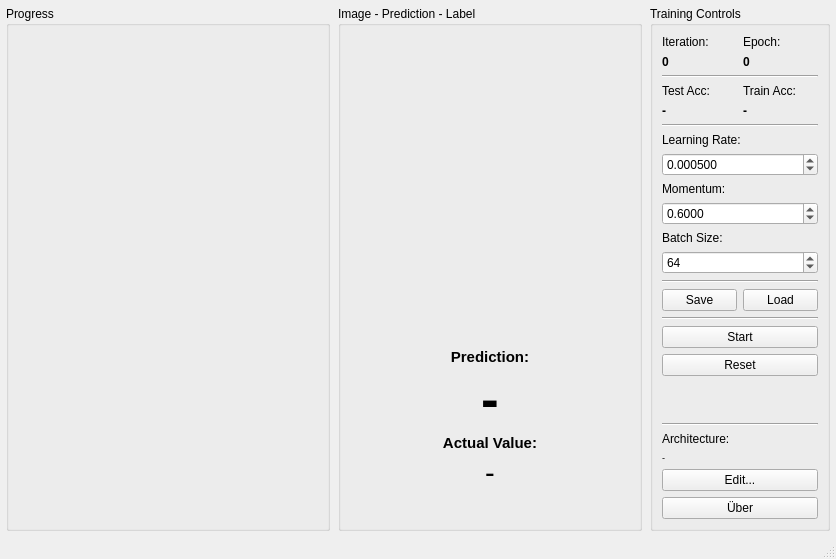
<?xml version="1.0" encoding="UTF-8"?>
<ui version="4.0">
 <class>MainWindow</class>
 <widget class="QMainWindow" name="MainWindow">
  <property name="geometry">
   <rect>
    <x>0</x>
    <y>0</y>
    <width>796</width>
    <height>559</height>
   </rect>
  </property>
  <property name="windowTitle">
   <string>MNIST-Net</string>
  </property>
  <widget class="QWidget" name="centralwidget">
   <layout class="QHBoxLayout" name="horizontalLayout">
    <property name="spacing">
     <number>8</number>
    </property>
    <property name="leftMargin">
     <number>6</number>
    </property>
    <property name="topMargin">
     <number>6</number>
    </property>
    <property name="rightMargin">
     <number>6</number>
    </property>
    <property name="bottomMargin">
     <number>6</number>
    </property>
    <item>
     <widget class="QGroupBox" name="groupBox">
      <property name="title">
       <string>Progress</string>
      </property>
      <layout class="QGridLayout" name="gridLayout">
       <item row="0" column="0">
        <widget class="QWidget" name="chartPlaceholder" native="true">
         <property name="sizePolicy">
          <sizepolicy hsizetype="Preferred" vsizetype="Expanding">
           <horstretch>1</horstretch>
           <verstretch>0</verstretch>
          </sizepolicy>
         </property>
         <property name="minimumSize">
          <size>
           <width>300</width>
           <height>300</height>
          </size>
         </property>
        </widget>
       </item>
      </layout>
     </widget>
    </item>
    <item>
     <widget class="QGroupBox" name="predict_label_image_group">
      <property name="sizePolicy">
       <sizepolicy hsizetype="Preferred" vsizetype="Preferred">
        <horstretch>0</horstretch>
        <verstretch>0</verstretch>
       </sizepolicy>
      </property>
      <property name="title">
       <string>Image - Prediction - Label</string>
      </property>
      <layout class="QVBoxLayout" name="sampleLayout">
       <property name="spacing">
        <number>4</number>
       </property>
       <item>
        <spacer name="sampleTopSpacer">
         <property name="orientation">
          <enum>Qt::Orientation::Vertical</enum>
         </property>
         <property name="sizeHint" stdset="0">
          <size>
           <width>20</width>
           <height>20</height>
          </size>
         </property>
        </spacer>
       </item>
       <item>
        <widget class="QLabel" name="labelSampleImage">
         <property name="minimumSize">
          <size>
           <width>280</width>
           <height>280</height>
          </size>
         </property>
         <property name="maximumSize">
          <size>
           <width>400</width>
           <height>400</height>
          </size>
         </property>
         <property name="toolTip">
          <string>Current training sample image (28x28 scaled to 280x280)</string>
         </property>
         <property name="text">
          <string/>
         </property>
         <property name="alignment">
          <set>Qt::AlignmentFlag::AlignCenter</set>
         </property>
        </widget>
       </item>
       <item>
        <widget class="QLabel" name="labelPredictionHeader">
         <property name="font">
          <font>
           <pointsize>11</pointsize>
           <bold>true</bold>
          </font>
         </property>
         <property name="text">
          <string>Prediction:</string>
         </property>
         <property name="textFormat">
          <enum>Qt::TextFormat::AutoText</enum>
         </property>
         <property name="alignment">
          <set>Qt::AlignmentFlag::AlignCenter</set>
         </property>
        </widget>
       </item>
       <item>
        <widget class="QLabel" name="labelPredicted">
         <property name="font">
          <font>
           <pointsize>40</pointsize>
           <bold>true</bold>
          </font>
         </property>
         <property name="toolTip">
          <string>Predicted digit by the neural network</string>
         </property>
         <property name="text">
          <string>-</string>
         </property>
         <property name="alignment">
          <set>Qt::AlignmentFlag::AlignCenter</set>
         </property>
        </widget>
       </item>
       <item>
        <widget class="QLabel" name="labelCorrectHeader">
         <property name="font">
          <font>
           <pointsize>11</pointsize>
           <bold>true</bold>
          </font>
         </property>
         <property name="text">
          <string>Actual Value:</string>
         </property>
         <property name="alignment">
          <set>Qt::AlignmentFlag::AlignCenter</set>
         </property>
        </widget>
       </item>
       <item>
        <widget class="QLabel" name="labelCorrect">
         <property name="font">
          <font>
           <pointsize>22</pointsize>
          </font>
         </property>
         <property name="toolTip">
          <string>Ground-truth label from the MNIST dataset</string>
         </property>
         <property name="text">
          <string>-</string>
         </property>
         <property name="alignment">
          <set>Qt::AlignmentFlag::AlignCenter</set>
         </property>
        </widget>
       </item>
       <item>
        <spacer name="sampleBottomSpacer">
         <property name="orientation">
          <enum>Qt::Orientation::Vertical</enum>
         </property>
         <property name="sizeHint" stdset="0">
          <size>
           <width>20</width>
           <height>20</height>
          </size>
         </property>
        </spacer>
       </item>
      </layout>
     </widget>
    </item>
    <item>
     <widget class="QGroupBox" name="groupBoxControls">
      <property name="sizePolicy">
       <sizepolicy hsizetype="Fixed" vsizetype="Preferred">
        <horstretch>0</horstretch>
        <verstretch>0</verstretch>
       </sizepolicy>
      </property>
      <property name="minimumSize">
       <size>
        <width>180</width>
        <height>0</height>
       </size>
      </property>
      <property name="title">
       <string>Training Controls</string>
      </property>
      <layout class="QVBoxLayout" name="controlsLayout">
       <item>
        <layout class="QHBoxLayout" name="iterEpochLayout">
         <item>
          <layout class="QVBoxLayout" name="iterLayout">
           <item>
            <widget class="QLabel" name="labelIterationHeader">
             <property name="text">
              <string>Iteration:</string>
             </property>
            </widget>
           </item>
           <item>
            <widget class="QLabel" name="labelIteration">
             <property name="font">
              <font>
               <bold>true</bold>
              </font>
             </property>
             <property name="toolTip">
              <string>Current training iteration count</string>
             </property>
             <property name="text">
              <string>0</string>
             </property>
            </widget>
           </item>
          </layout>
         </item>
         <item>
          <layout class="QVBoxLayout" name="epochLayout">
           <item>
            <widget class="QLabel" name="labelEpochHeader">
             <property name="text">
              <string>Epoch:</string>
             </property>
            </widget>
           </item>
           <item>
            <widget class="QLabel" name="labelEpoch">
             <property name="font">
              <font>
               <bold>true</bold>
              </font>
             </property>
             <property name="toolTip">
              <string>Current epoch number</string>
             </property>
             <property name="text">
              <string>0</string>
             </property>
            </widget>
           </item>
          </layout>
         </item>
        </layout>
       </item>
       <item>
        <widget class="Line" name="line1">
         <property name="orientation">
          <enum>Qt::Orientation::Horizontal</enum>
         </property>
        </widget>
       </item>
       <item>
        <layout class="QHBoxLayout" name="accuracyLayout">
         <item>
          <layout class="QVBoxLayout" name="testAccLayout">
           <item>
            <widget class="QLabel" name="labelTestAccuracyHeader">
             <property name="text">
              <string>Test Acc:</string>
             </property>
            </widget>
           </item>
           <item>
            <widget class="QLabel" name="labelTestAccuracy">
             <property name="font">
              <font>
               <bold>true</bold>
              </font>
             </property>
             <property name="toolTip">
              <string>Latest test accuracy on the MNIST test set</string>
             </property>
             <property name="text">
              <string>-</string>
             </property>
            </widget>
           </item>
          </layout>
         </item>
         <item>
          <layout class="QVBoxLayout" name="trainAccLayout">
           <item>
            <widget class="QLabel" name="labelTrainAccuracyHeader">
             <property name="text">
              <string>Train Acc:</string>
             </property>
            </widget>
           </item>
           <item>
            <widget class="QLabel" name="labelTrainAccuracy">
             <property name="font">
              <font>
               <bold>true</bold>
              </font>
             </property>
             <property name="toolTip">
              <string>Latest train accuracy on the MNIST train set</string>
             </property>
             <property name="text">
              <string>-</string>
             </property>
            </widget>
           </item>
          </layout>
         </item>
        </layout>
       </item>
       <item>
        <widget class="Line" name="line2">
         <property name="orientation">
          <enum>Qt::Orientation::Horizontal</enum>
         </property>
        </widget>
       </item>
       <item>
        <widget class="QLabel" name="labelLearnRateHeader">
         <property name="text">
          <string>Learning Rate:</string>
         </property>
        </widget>
       </item>
       <item>
        <widget class="QDoubleSpinBox" name="doubleSpinBoxLearnRate">
         <property name="toolTip">
          <string>Learning rate controls the step size during gradient descent</string>
         </property>
         <property name="decimals">
          <number>6</number>
         </property>
         <property name="singleStep">
          <double>0.010000000000000</double>
         </property>
         <property name="value">
          <double>0.000500000000000</double>
         </property>
        </widget>
       </item>
       <item>
        <widget class="QLabel" name="labelMomentumHeader">
         <property name="text">
          <string>Momentum:</string>
         </property>
        </widget>
       </item>
       <item>
        <widget class="QDoubleSpinBox" name="doubleSpinBoxMomentum">
         <property name="toolTip">
          <string>Momentum accelerates SGD by accumulating past gradients</string>
         </property>
         <property name="decimals">
          <number>4</number>
         </property>
         <property name="singleStep">
          <double>0.010000000000000</double>
         </property>
         <property name="value">
          <double>0.600000000000000</double>
         </property>
        </widget>
       </item>
       <item>
        <widget class="QLabel" name="labelBatchSizeHeader">
         <property name="text">
          <string>Batch Size:</string>
         </property>
        </widget>
       </item>
       <item>
        <widget class="QSpinBox" name="spinBoxBatchSize">
         <property name="toolTip">
          <string>Mini-batch size for weight updates (0 = online learning)</string>
         </property>
         <property name="maximum">
          <number>9999</number>
         </property>
         <property name="value">
          <number>64</number>
         </property>
        </widget>
       </item>
       <item>
        <widget class="Line" name="line3">
         <property name="orientation">
          <enum>Qt::Orientation::Horizontal</enum>
         </property>
        </widget>
       </item>
       <item>
        <layout class="QHBoxLayout" name="saveLoadLayout">
         <item>
          <widget class="QPushButton" name="pushButton_save">
           <property name="toolTip">
            <string>Save network weights to mynet.csv</string>
           </property>
           <property name="text">
            <string>Save</string>
           </property>
          </widget>
         </item>
         <item>
          <widget class="QPushButton" name="pushButton_load">
           <property name="toolTip">
            <string>Load network weights from mynet.csv</string>
           </property>
           <property name="text">
            <string>Load</string>
           </property>
          </widget>
         </item>
        </layout>
       </item>
       <item>
        <widget class="Line" name="line4">
         <property name="orientation">
          <enum>Qt::Orientation::Horizontal</enum>
         </property>
        </widget>
       </item>
       <item>
        <widget class="QPushButton" name="pushButtonStartStop">
         <property name="toolTip">
          <string>Start training the neural network</string>
         </property>
         <property name="text">
          <string>Start</string>
         </property>
        </widget>
       </item>
       <item>
        <widget class="QPushButton" name="pushButtonReset">
         <property name="toolTip">
          <string>Reset accuracy, chart, epoch, iteration and reinitialise the network</string>
         </property>
         <property name="text">
          <string>Reset</string>
         </property>
        </widget>
       </item>
       <item>
        <spacer name="controlsBottomSpacer">
         <property name="orientation">
          <enum>Qt::Orientation::Vertical</enum>
         </property>
         <property name="sizeHint" stdset="0">
          <size>
           <width>20</width>
           <height>40</height>
          </size>
         </property>
        </spacer>
       </item>
       <item>
        <widget class="Line" name="line5">
         <property name="orientation">
          <enum>Qt::Orientation::Horizontal</enum>
         </property>
        </widget>
       </item>
       <item>
        <widget class="QLabel" name="labelArchitectureHeader">
         <property name="text">
          <string>Architecture:</string>
         </property>
        </widget>
       </item>
       <item>
        <widget class="QLabel" name="labelArchitecture">
         <property name="font">
          <font>
           <pointsize>7</pointsize>
          </font>
         </property>
         <property name="toolTip">
          <string>Neural network layer topology</string>
         </property>
         <property name="text">
          <string>-</string>
         </property>
         <property name="wordWrap">
          <bool>true</bool>
         </property>
        </widget>
       </item>
       <item>
        <widget class="QPushButton" name="pushButtonEditArch">
         <property name="enabled">
          <bool>true</bool>
         </property>
         <property name="toolTip">
          <string>Edit network layer architecture</string>
         </property>
         <property name="text">
          <string>Edit...</string>
         </property>
        </widget>
       </item>
       <item>
        <widget class="QPushButton" name="pushButton_ueber">
         <property name="toolTip">
          <string>About MNIST-Net</string>
         </property>
         <property name="text">
          <string>Über</string>
         </property>
        </widget>
       </item>
      </layout>
     </widget>
    </item>
   </layout>
  </widget>
  <widget class="QStatusBar" name="statusbar"/>
 </widget>
 <resources/>
 <connections/>
</ui>
